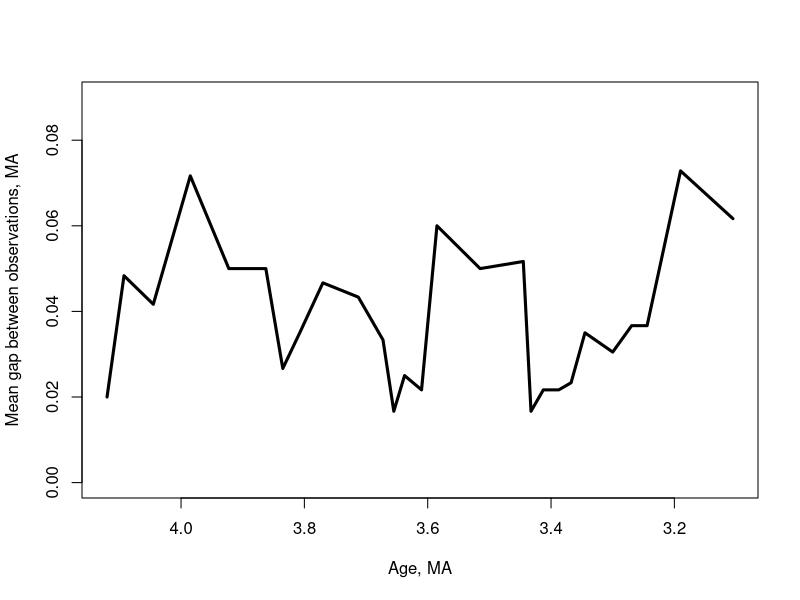
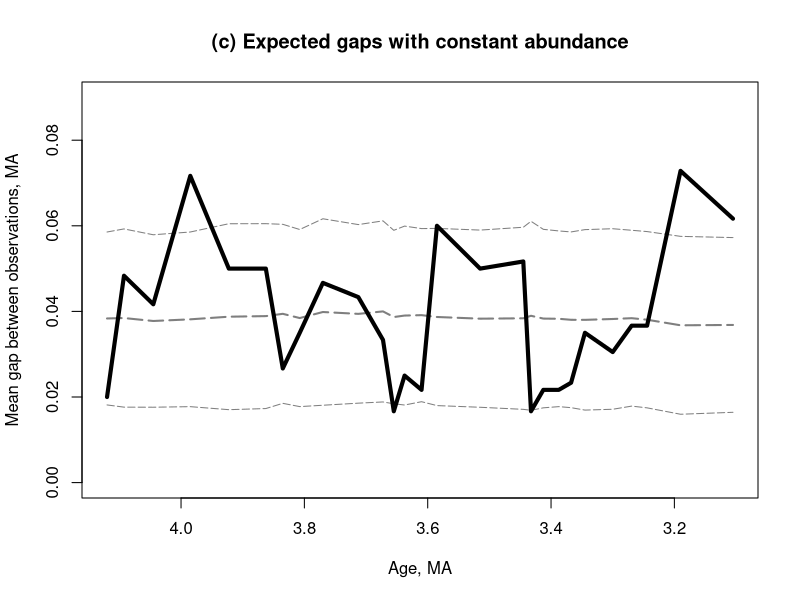
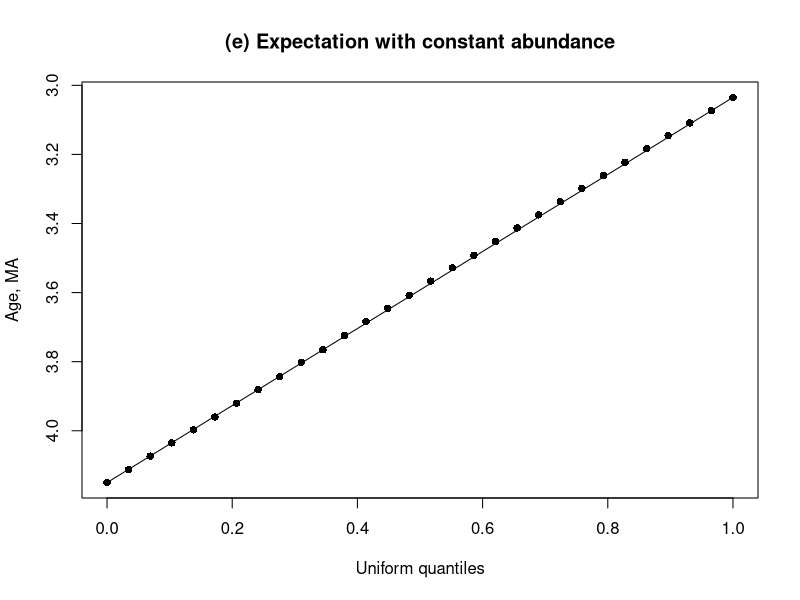
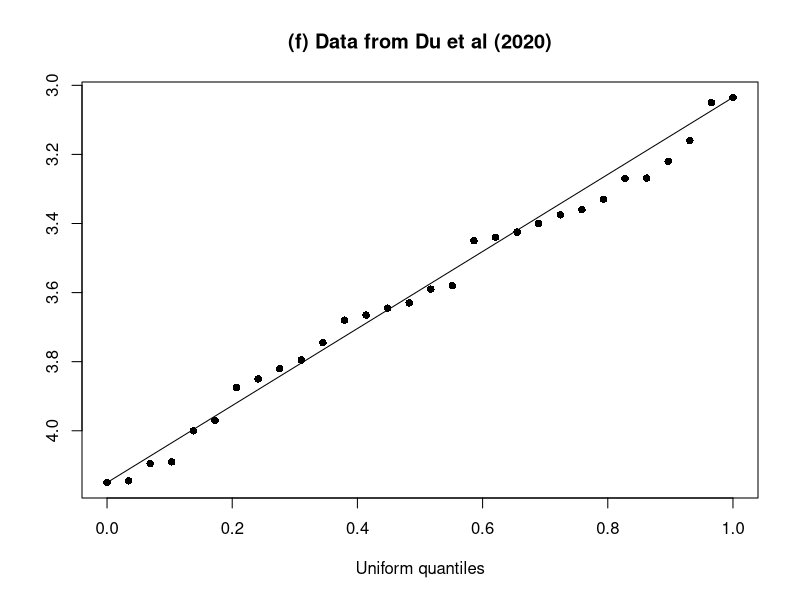
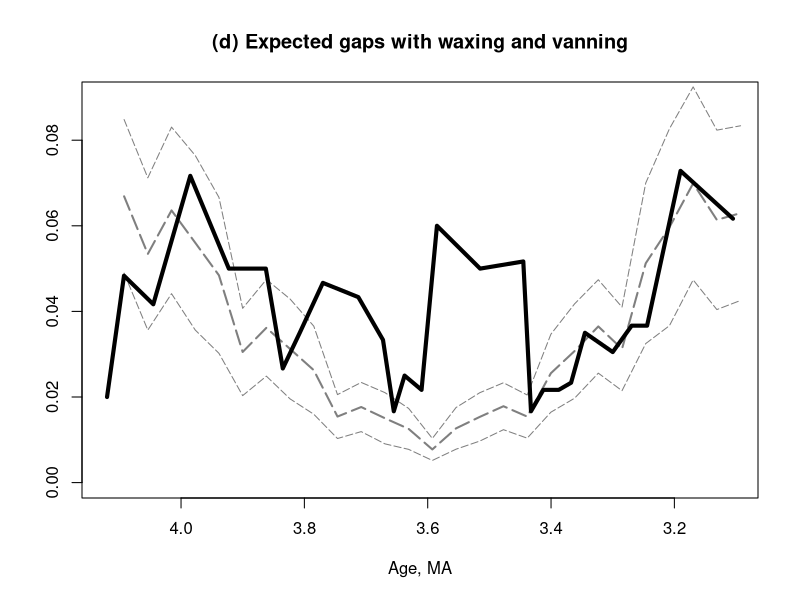
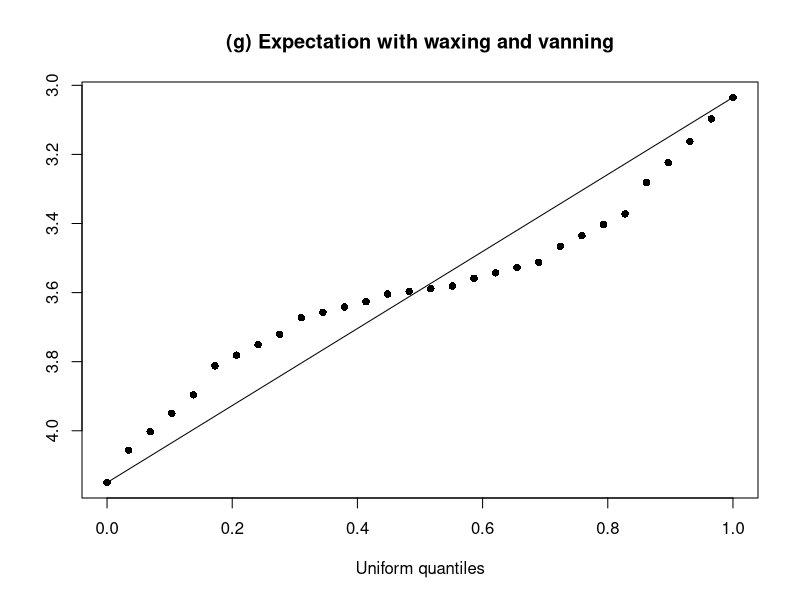
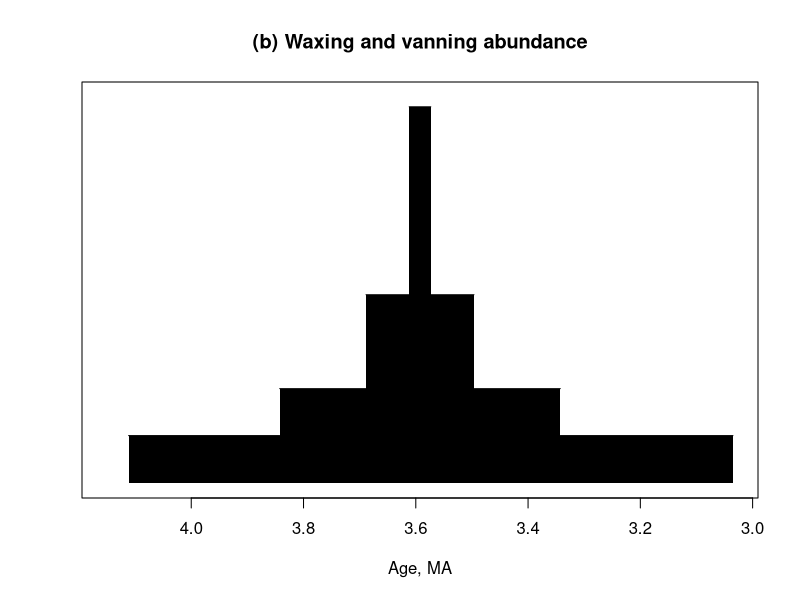
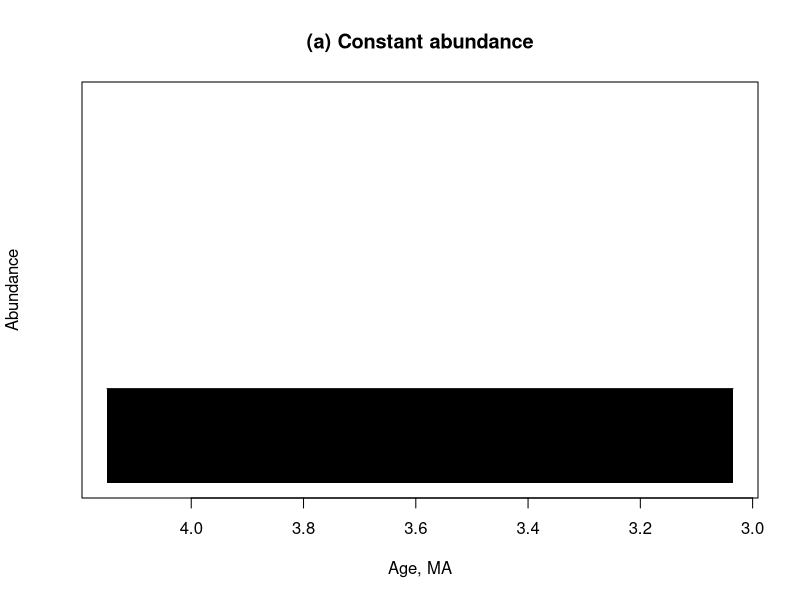

Write the R code that produced these figures, in order.
# 2019 11 26 I.Zliobaite

# this is to accompany my commentary to Du et al 2020
# the script is not optimized for efficieny and contains a lot of "hard-coded" values, sorry about that
# the random seed should allow to reproduce the runs exactly as reported in my commentary

tm = c(4.15,4.145,4.095,4.09,4,3.97,3.875,3.85,3.82,3.795,3.745,3.68,3.665,3.645,3.63,3.59,3.58,3.45,3.44,3.425,3.4,3.375,3.36,3.33,3.27,3.2685,3.22,3.16,3.05,3.035)
tm_sd <- sd(tm)
tm_dif <- diff(-tm)

t_min <- min(tm)
t_max <- max(tm)

param_ag <- 3
param_hf <- (param_ag - 1)/2


mov_agerage <- function(data,lg) {
  dd <- length(data)
  data_av <- c()
  for (sk in 1:(dd - lg + 1)){
    data_av <- c(data_av,mean(data[sk:(sk+lg-1)]))
  }
  return(data_av)
}
#test <- mov_agerage(c(1,2,3,4,5),3)

sstp <- (t_max - t_min)/29
real_quantiles <- rev(seq(t_min,t_max,sstp))
rr_dif_index <- mov_agerage(real_quantiles,2)


tm_mov <- mov_agerage(tm_dif,param_ag)
tm_dif_index <- mov_agerage(tm,2)

ind_range <- (1+param_hf):(29-param_hf)
  
pdf('fig_observed.pdf',width = 7, heigh = 4)
plot(tm_dif_index[ind_range],tm_mov,type = 'l',lwd = 3,ylim = c(0,0.09),xlim=rev(range(tm_dif_index[ind_range])),xlab = 'Age, MA', ylab = 'Mean gap between observations, MA')
dev.off()


set.seed(1981)

data_rn <- c()
data_rn_raw <- c()

for (sk in 1:1000){
  rn <- runif(28, min = t_min, max = t_max)
  rn <- sort(rn,decreasing = TRUE)
  rn <- c(t_max,rn,t_min)
  rn_dif <- diff(-rn)
  
  rn_mov <- mov_agerage(rn_dif,param_ag)
  rn_dif_index <- tm_dif_index
  data_rn <- rbind(data_rn,rn_mov)
  data_rn_raw <- rbind(data_rn_raw,rn)
}

rn_mn <- apply(data_rn,2,mean)
rn_sd <- apply(data_rn,2,sd)

rn_raw <- apply(data_rn_raw,2,mean)



pdf('fig_both.pdf',width = 7, heigh = 4)
plot(NA,NA,xlim=rev(range(tm_dif_index[ind_range])),ylim = c(0,0.09),xlab = 'Age, MA', ylab = 'Mean gap between observations, MA',main = '(c) Expected gaps with constant abundance')
lines(rn_dif_index[ind_range],rn_mn,type = 'l',lwd = 2,lty=5,col = 'grey50')
lines(rn_dif_index[ind_range],rn_mn+rn_sd,type = 'l',lty=5,col = 'grey50')
lines(rn_dif_index[ind_range],rn_mn-rn_sd,type = 'l',lty=5,col = 'grey50')
lines(tm_dif_index[ind_range],tm_mov,type = 'l',lwd = 4,col = 'black')
dev.off()

stp <- 1/29
uniform_quantiles <- seq(0,1,stp)

pdf('fig_uniformity_flat.pdf',width = 4.5, height = 4.5)
plot(uniform_quantiles,rn_raw,ylim = rev(range(rn_raw)),pch=16,xlab = 'Uniform quantiles',ylab = 'Age, MA',main = '(e) Expectation with constant abundance')
lines(c(0,1),c(t_max,t_min))
dev.off()

pdf('fig_uniformity_observed.pdf',width = 4.5, height = 4.5)
plot(uniform_quantiles,tm,ylim = rev(range(tm)),pch=16,xlab = 'Uniform quantiles',ylab = '',main = '(f) Data from Du et al (2020)')
lines(c(0,1),c(t_max,t_min))
dev.off()


data_rr <- c()
data_rr_raw <- c()
slot_length <- (t_max - t_min)/29

for (sk in 1:1000){
rr1 <- runif(4, min = t_min, max = t_min+8*slot_length)
rr2 <- runif(4, min = t_min+8*slot_length, max = t_min+12*slot_length)
rr3 <- runif(4, min = t_min+12*slot_length, max = t_min+14*slot_length)
rr4 <- runif(4, min = t_min+14*slot_length, max = t_min+15*slot_length)
rr5 <- runif(4, min = t_min+15*slot_length, max = t_min+17*slot_length)
rr6 <- runif(4, min = t_min+17*slot_length, max = t_min+21*slot_length)
rr7 <- runif(4, min = t_min+21*slot_length, max = t_min+28*slot_length)
rr <- c(rr1,rr2,rr3,rr4,rr5,rr6,rr7)

rr <- sort(rr,decreasing = TRUE)
rr <- c(t_max,rr,t_min)
rr_dif <- diff(-rr)

rr_mov <- mov_agerage(rr_dif,param_ag)
data_rr <- rbind(data_rr,rr_mov)
data_rr_raw <- rbind(data_rr_raw,rr)
}

rr_mn <- apply(data_rr,2,mean)
rr_sd <- apply(data_rr,2,sd)

rr_raw <- apply(data_rr_raw,2,mean)


pdf('fig_peak.pdf',width = 7, heigh = 4)
plot(NA,NA,ylim = c(0,0.09),xlim=rev(range(tm_dif_index[ind_range])),xlab = 'Age, MA', ylab = "", main = '(d) Expected gaps with waxing and vanning')
lines(rr_dif_index[ind_range],rr_mn,type = 'l',lwd = 2,lty=5,col = 'grey50')
lines(rr_dif_index[ind_range],rr_mn+rr_sd,type = 'l',lty=5,col = 'grey50')
lines(rr_dif_index[ind_range],rr_mn-rr_sd,type = 'l',lty=5,col = 'grey50')
lines(tm_dif_index[ind_range],tm_mov,type = 'l',lwd = 4,col='black')
dev.off()

pdf('fig_uniformity_peak.pdf',width = 4.5, height = 4.5)
plot(uniform_quantiles,rr_raw,ylim = rev(range(rr_raw)),pch=16,xlab = 'Uniform quantiles',ylab = '',main = '(g) Expectation with waxing and vanning')
#plot(uniform_quantiles,rr_raw,ylim = rev(range(rr_raw)),pch=16,xlab = 'Uniform quantiles',ylab = "Mean gap between observations, MA")
lines(c(0,1),c(t_max,t_min))
dev.off()

pdf('fig_abund_peak.pdf',width = 7, heigh = 3)
plot(NA,NA,ylim = c(0,4.1),xlim=rev(range(t_min,t_max)),xlab = 'Age, MA', ylab = '',yaxt='n',main = '(b) Waxing and vanning abundance')
lines(c(t_min,t_min+8*slot_length),c(4/8,4/8))
polygon(c(t_min,t_min+8*slot_length,t_min+8*slot_length,t_min),c(4/8,4/8,0,0),col="black",border = FALSE)
lines(c(t_min+8*slot_length,t_min+12*slot_length),c(4/4,4/4))
polygon(c(t_min+8*slot_length,t_min+12*slot_length,t_min+12*slot_length,t_min+8*slot_length),c(4/4,4/4,0,0),col="black",border = FALSE)
lines(c(t_min+12*slot_length,t_min+14*slot_length),c(4/2,4/2))
polygon(c(t_min+12*slot_length,t_min+14*slot_length,t_min+14*slot_length,t_min+12*slot_length),c(4/2,4/2,0,0),col="black",border = FALSE)
lines(c(t_min+14*slot_length,t_min+15*slot_length),c(4/1,4/1))
polygon(c(t_min+14*slot_length,t_min+15*slot_length,t_min+15*slot_length,t_min+14*slot_length),c(4/1,4/1,0,0),col="black",border = FALSE)
lines(c(t_min+15*slot_length,t_min+17*slot_length),c(4/2,4/2))
polygon(c(t_min+15*slot_length,t_min+17*slot_length,t_min+17*slot_length,t_min+15*slot_length),c(4/2,4/2,0,0),col="black",border = FALSE)
lines(c(t_min+17*slot_length,t_min+21*slot_length),c(4/4,4/4))
polygon(c(t_min+17*slot_length,t_min+21*slot_length,t_min+21*slot_length,t_min+17*slot_length),c(4/4,4/4,0,0),col="black",border = FALSE)
lines(c(t_min+21*slot_length,t_min+28*slot_length),c(4/8,4/8))
polygon(c(t_min+21*slot_length,t_min+28*slot_length,t_min+28*slot_length,t_min+21*slot_length),c(4/8,4/8,0,0),col="black",border = FALSE)
dev.off()

pdf('fig_abund_flat.pdf',width = 7, heigh = 3)
plot(NA,NA,ylim = c(0,4.1),xlim=rev(range(t_min,t_max)),xlab = 'Age, MA', ylab = 'Abundance',yaxt='n', main = '(a) Constant abundance')
lines(c(t_min,t_max),c(28/28,28/28))
polygon(c(t_min,t_max,t_max,t_min),c(28/28,28/28,0,0),col="black",border = FALSE)
dev.off()


# this is noise experiment, not reported

data_rv <- c()
data_rv_raw <- c()
slot_length <- (t_max - t_min)/29

for (sk in 1:1000){
  rv1 <- runif(4, min = t_min, max = t_min+8*slot_length) + rnorm(4,0,tm_sd)
  rv2 <- runif(4, min = t_min+8*slot_length, max = t_min+12*slot_length) + rnorm(4,0,tm_sd)
  rv3 <- runif(4, min = t_min+12*slot_length, max = t_min+14*slot_length) + rnorm(4,0,tm_sd)
  rv4 <- runif(4, min = t_min+14*slot_length, max = t_min+15*slot_length) + rnorm(4,0,tm_sd)
  rv5 <- runif(4, min = t_min+15*slot_length, max = t_min+17*slot_length) + rnorm(4,0,tm_sd)
  rv6 <- runif(4, min = t_min+17*slot_length, max = t_min+21*slot_length) + rnorm(4,0,tm_sd)
  rv7 <- runif(4, min = t_min+21*slot_length, max = t_min+28*slot_length) + rnorm(4,0,tm_sd)
  rv <- c(rv1,rv2,rv3,rv4,rv5,rv6,rv7)
  
  rv <- sort(rv,decreasing = TRUE)
  rv <- c(t_max + rnorm(1,0,tm_sd),rv,t_min + rnorm(1,0,tm_sd))
  rv_dif <- diff(-rv)
  
  rv_mov <- mov_agerage(rv_dif,param_ag)
  data_rv <- rbind(data_rv,rv_mov)
  data_rv_raw <- rbind(data_rv_raw,rv)
}

rv_mn <- apply(data_rv,2,mean)
rv_sd <- apply(data_rv,2,sd)

rv_raw <- apply(data_rv_raw,2,mean)

pdf('fig_noise.pdf',width = 7, heigh = 4)
plot(NA,NA,ylim = c(0,0.09),xlim=rev(range(tm_dif_index[ind_range])),xlab = 'Age, MA', ylab = 'Mean gap between observations, MA')
lines(rr_dif_index[ind_range],rv_mn,type = 'l',lwd = 2,lty=5,col = 'grey50')
lines(rr_dif_index[ind_range],rv_mn+rv_sd,type = 'l',lty=5,col = 'grey50')
lines(rr_dif_index[ind_range],rv_mn-rv_sd,type = 'l',lty=5,col = 'grey50')
lines(tm_dif_index[ind_range],tm_mov,type = 'l',lwd = 3,col='black')
dev.off()

pdf('fig_uniformity_noise.pdf',width = 4.5, height = 4.5)
plot(uniform_quantiles,rv_raw,ylim = rev(range(rv_raw)),pch=16,xlab = 'Uniform quantiles',ylab = 'Age, MA')
lines(c(0,1),c(t_max,t_min))
dev.off()

